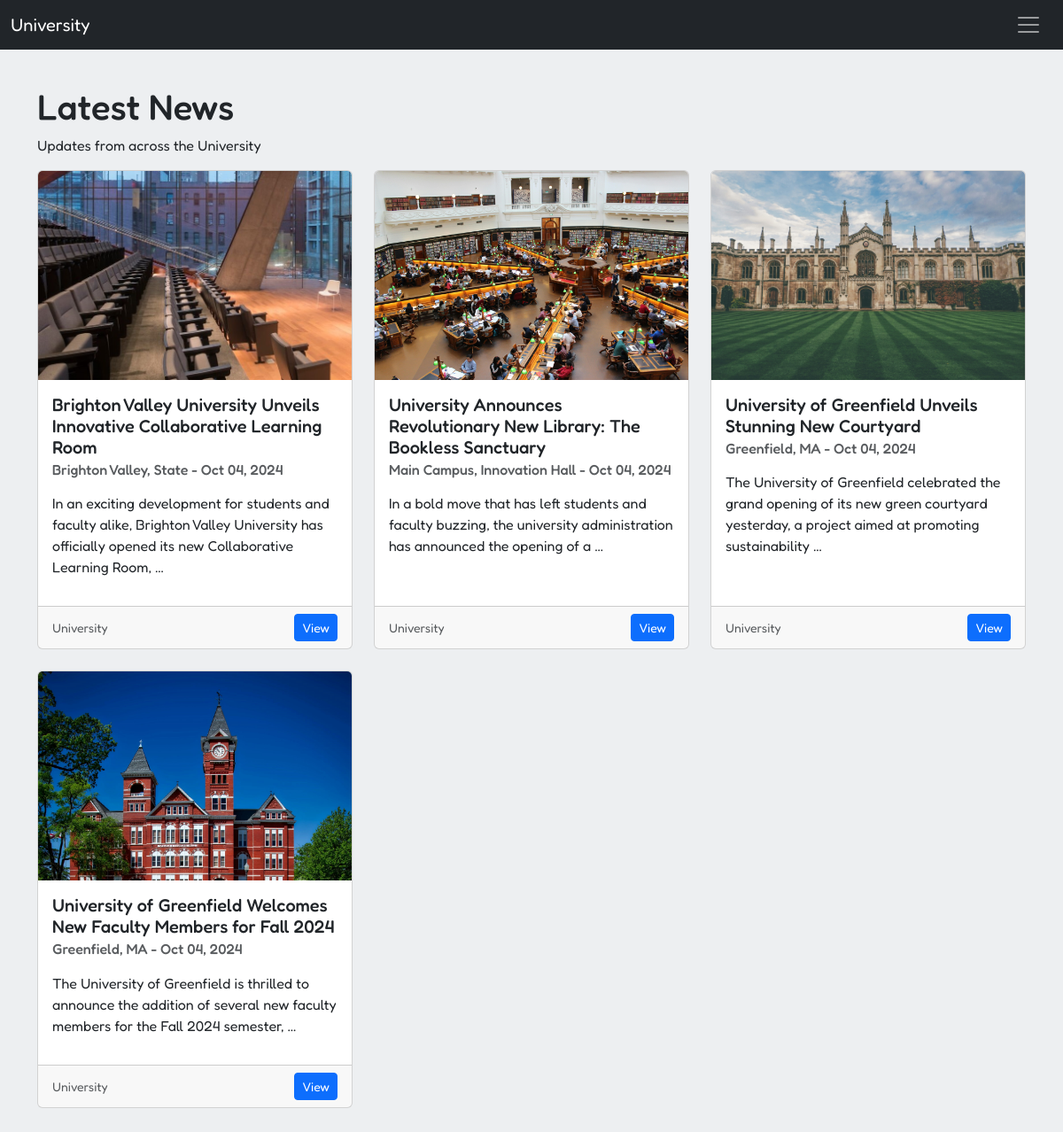
The page /news/ on the database as committed earlier.
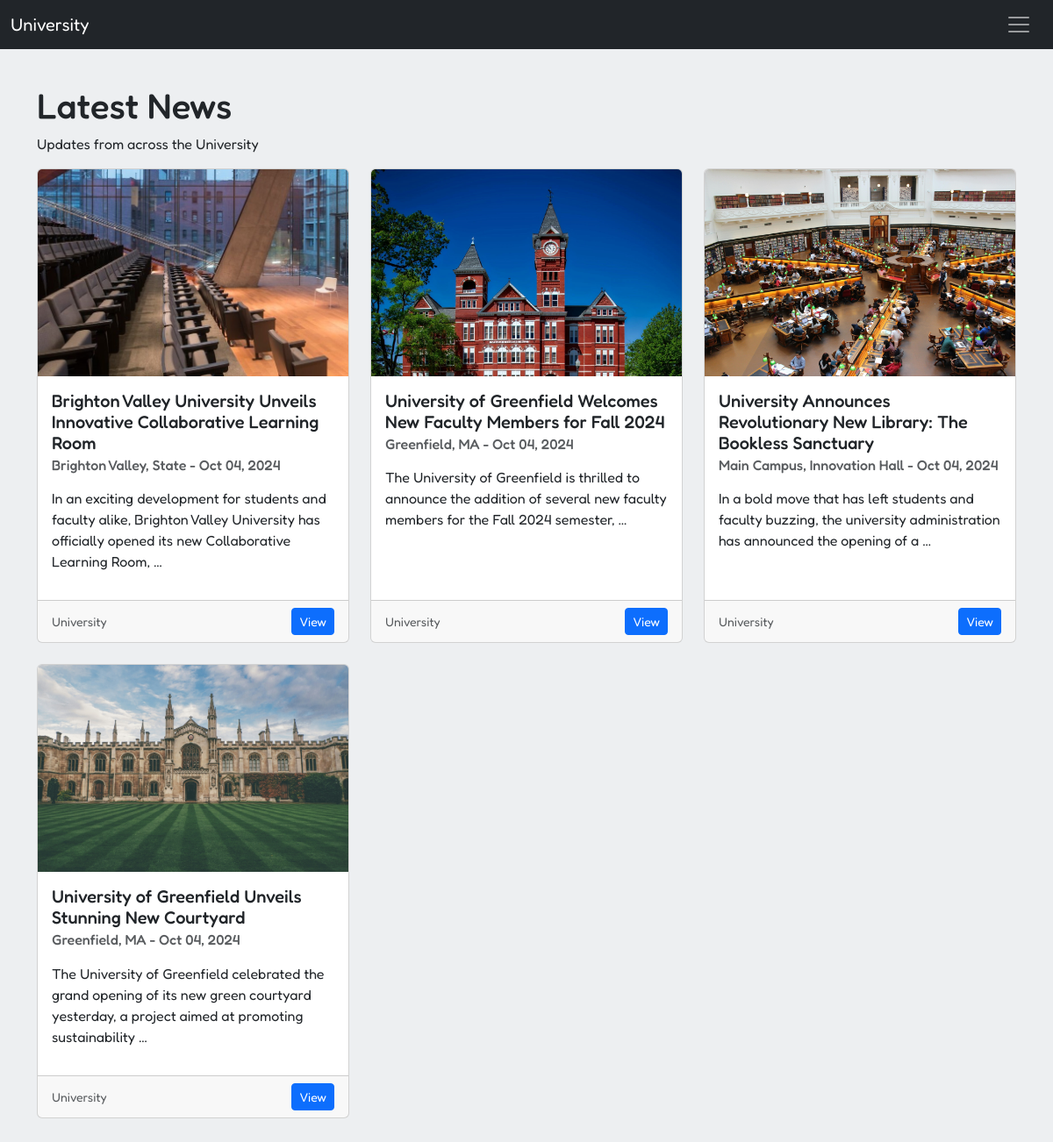
The same page on the database as committed later.
### main/models.py (models this page shows, shortened)
class New(models.Model):
	title = models.CharField(max_length=255)
	author = models.ForeignKey(to=User, on_delete=models.CASCADE)
	attract = models.TextField(blank=True, null=True, max_length=510)
	image = models.ImageField(upload_to='uploads/news', blank=True, null=True)
	category = models.ForeignKey(to='Category', on_delete=models.CASCADE)
	tags = models.ManyToManyField(to='Tag', related_name='news')
	location = models.CharField(max_length=255, blank=True, null=True)
	location_URL = models.URLField(blank=True, null=True)
	content = models.TextField()
	views = models.PositiveIntegerField(default=0)
	is_published = models.BooleanField(default=False)
	publish_date = models.DateTimeField(blank=True, null=True)
	created_at = models.DateTimeField(auto_now_add=True)
	updated_at = models.DateTimeField(auto_now=True)

class Category(models.Model):
	class Meta:
		verbose_name = 'Category'
		verbose_name_plural = 'Categories'
	name = models.CharField(max_length=128)
	slug = models.SlugField(max_length=128, unique=True, blank=True, null=True)
	def __str__(self) -> str:
		return self.name

### main/views.py (the view)
# urls.py: path('news/', views.news, name='news'),
def news(request):
	news = models.New.objects.order_by('-updated_at')
	return render(request, 'main/news.htm', {'news': news})

### main/templatetags/mark.py (called while the page is built)
@register.filter
def markdownify(text):
	return markdown.markdown(text)

### templates/main/news.htm (shortened to what this page needs)
{% extends 'base.htm' %}
{% load mark %}
{% block content %}
    {% if news %}
        <h1>Latest News</h1>
        <p>Updates from across the University</p>
        <div class="row row-cols-1 row-cols-md-2 row-cols-lg-3 g-4">
            {% for new in news %}
                <div class="col">
                    <div class="card h-100">
                        <img src="{{ new.image.url }}" class="card-img-top" alt="{{ new.location }}">
                        <div class="card-body">
                            <h5 class="card-title">{{ new.title }}</h5>
                            <h6 class="card-subtitle mb-2 text-body-secondary">{{ new.location }} - {{ new.created_at|date:"M d, Y" }}</h6>
                            <p class="card-text">{{ new.content|truncatewords:20|markdownify|safe }}</p>
                        </div>
                        <div class="card-footer d-flex align-items-center justify-content-between">
                            <small class="text-body-secondary">{{ new.category }}</small>
                            <a href="{% url 'new' new.pk %}" class="btn btn-sm btn-primary">View</a>
                        </div>
                    </div>
                </div>
            {% endfor %}
        </div>
    {% endif %}
{% endblock %}

Rows that differ between the two databases and show on the page:
changed New "University of Greenfield Welcomes New Faculty Members for Fall 2024": moves up the list
